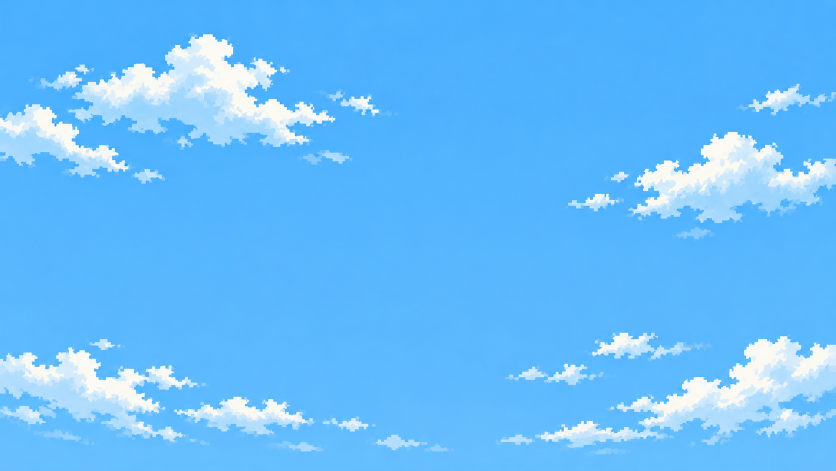
#> input picture art_source/morning_sky.png, 1672 x 941 px (shown at 1/2 size)
$ python compose_morning_scene.py
#> lines starting #> are read from the running program, lines starting #| are printed output that depends on the picture; after the words box and inside, x2 and y2 are one past the last pixel; in counts of white or black regions, pixels touching at a corner belong together
### tools/compose_sunset_scene.py
"""Build the 2D "sunset railway" scene layers from hand-supplied art.

Inputs (in art_source/):
  sunset_sky.png         full sky painting (16:9)
  railway.png            trees, viaduct, city, crossing - transparent background
  railway_long.png       long viaduct strip with trees (the railway layer itself)

Outputs (assets/bg/sunset/). Every layer tiles seamlessly left-right, so the
scene can scroll forever (Parallax2D.repeat_size in the game):
  sky.png           sky + its mirror image (1600 wide), sun just above the railway band
  city.png          the distant city skyline, split out of the railway art so it can
                    scroll far slower than the trees (extended down behind the trees)
  railway_back.png  railway tile made from railway_long.png, joined end to end along the
                    least visible cut (width printed at the end = RAIL_TILE in the scene)
  railway_fill.png  dark foliage behind the railway (no sky under the trees)
  train.png         a 4-car skytrain (white / blue / red livery) drawn in pixel art,
                    wheels on the near rail; side in shade, cabin lights on
  train_glow.png    warm light spilling from its windows (additive, 6 px padding)
  sky_reflect.png   the sky mirrored in the wet road (moves with the sky)
  city_reflect.png  the city mirrored in the wet road (moves with the city)
  rail_reflect.png  the railway mirrored in the wet road (moves with the railway)
  road.png          wet asphalt (semi-transparent over the reflections), fence, hedge
  foreground.png    near utility pole + wires (960 wide tile)
  bird.png          a small bird silhouette, 2 wing frames side by side (for the flocks)
  Atmosphere (all line up with the sky tile: 1600 wide, sun at SUN_X / SUN_Y and its
  mirror image, so they scroll with the sky):
  sun_glow.png      warm bloom around the sun, drawn additively over the tree tops
  sun_rays.png      faint light shafts fanning down from the sun (additive)
  haze_far.png      evening haze over the distant city (lighter and warmer near the sun)
  haze_near.png     thinner haze over the railway trees
  wisps.png         thin drifting cloud streaks (the layer auto-scrolls)

Usage: python3 tools/compose_sunset_scene.py
"""
import random
from pathlib import Path

import numpy as np
from PIL import Image, ImageDraw

import anime_shapes as shapes

ROOT = Path(__file__).resolve().parent.parent
SRC = ROOT / "art_source"
OUT = ROOT / "assets" / "bg" / "sunset"

LAYER_W = 800                       # 640 screen + pan margin
SCALE = LAYER_W / 1671.0            # source art -> game pixels
RAIL_Y = -47                        # where the railway layer sits (its sprite's y in the scene)
TILE = 720                          # repeat width of railway/road layers (fence 24px, dashes 36px fit)
CROP_X0 = 48                        # the railway art's trees start here in the 800px-wide scaled image
SKY_TILE = 1600                     # sky + mirrored sky
FG_TILE = 960                       # one near utility pole per foreground tile
RAIL_BLOCK = 2                      # railway trees/viaduct: 2x2 game pixels per art pixel
TRAIN_BLOCK = 2                     # train: 2x2 game pixels per art pixel
SUN_X, SUN_Y = 248, 150             # sun centre in the sky layer (its sprite sits at x -48)
MIRROR = 1.6                        # reflection squash: we look down at the road
ROAD_TOP = 258                      # first row of the ground (sidewalk) in screen space; reflections mirror here
KERB_Y = 280                        # sidewalk ends: kerb face from here down to the street
STREET_TOP = 286                    # first row of asphalt
BAYER = np.array([[0, 8, 2, 10], [12, 4, 14, 6], [3, 11, 1, 9], [15, 7, 13, 5]]) / 16.0
rng = random.Random(5)


def scaled(img):
    w, h = img.size
    return img.resize((round(w * SCALE), round(h * SCALE)), Image.NEAREST)


def build_sky():
    sky = scaled(Image.open(SRC / "sunset_sky.png").convert("RGBA"))
    # 800x450 -> keep 360 rows; the sun ends up near y 150
    sky = sky.crop((0, 45, LAYER_W, 405))
    tile = Image.new("RGBA", (SKY_TILE, 360))
    tile.paste(sky, (0, 0))
    tile.paste(sky.transpose(Image.FLIP_LEFT_RIGHT), (LAYER_W, 0))  # mirror -> always seamless
    tile.save(OUT / "sky.png")
    return tile


# [128 lines left out: functions remove_crossing, hue_of, split_city, pixelate, seamless, not called in this run]


def build_railway():
    back = scaled(remove_crossing(Image.open(SRC / "railway.png").convert("RGBA")))
    b = np.asarray(back).astype(int)

    # --- Distant city goes to its own (much slower) layer (from the original art)
    city, _ = split_city(b)
    box = (CROP_X0, 0, CROP_X0 + TILE, back.size[1])
    city = Image.fromarray(city.astype(np.uint8), "RGBA").crop(box)
    city.save(OUT / "city.png")

    # --- The railway layer itself: the long viaduct strip, made into a tile and
    # scaled like the other art, with its rails at the same height as before
    deck_top = int(489 * SCALE)  # the near rail's top (where the train's wheels run) in layer pixels
    tile = seamless(Image.open(SRC / "railway_long.png").convert("RGBA"))
    # Rails = rows whose pixels are mostly the warm rail highlight (trees above the
    # deck can also be solid all the way across, so opacity alone is not enough).
    # There are two; the train's wheels stand on the near (lower) one.
    ta = np.asarray(tile)
    lit = np.nonzero(np.median(ta[..., 0], axis=1) > 150)[0]
    groups = np.split(lit, np.nonzero(np.diff(lit) > 2)[0] + 1)
    rail_lines = [(int(g[0]), tuple(int(v) for v in np.median(ta[g[0], :, :3], axis=0))) for g in groups]
    strip = pixelate(tile, RAIL_BLOCK, rails=rail_lines)
    rails = round(groups[-1][0] * strip.size[1] / tile.size[1] / RAIL_BLOCK) * RAIL_BLOCK
    back = Image.new("RGBA", (strip.size[0], 451), (0, 0, 0, 0))
    back.paste(strip, (0, deck_top - rails))
    back.save(OUT / "railway_back.png")

    # --- Backfill: dark foliage behind the railway so no sky shows under the trees
    fill = backfill(back.size[0])
    fill.save(OUT / "railway_fill.png")

    # --- Train: drawn in pixel art at game scale (4 commuter cars)
    train, lit = make_train()
    train.save(OUT / "train.png")
    make_train_glow(lit).save(OUT / "train_glow.png")
    return back, fill, city, train, deck_top


# [533 lines left out: functions make_train, make_train_glow, make_bird, dithered, sun_fields, build_atmosphere and 10 more, not called in this run]


# [10 lines that do not run on import are left out]

### tools/compose_morning_scene.py
"""Build the morning version of the railway scene in assets/bg/morning/.

Same layer names and sizes as assets/bg/sunset/ (the game swaps each sunset texture
for the morning one with the same name), made from:
  sky.png           art_source/morning_sky.png (blue sky, white clouds), scaled and
                    mirrored into a seamless tile like the sunset sky
  railway_back.png  the railway art is already in daylight greens: brighter, with the
                    shadows lifted more than the highlights
  city.png          the distant city fades towards the sky colour (daylight haze)
  road.png          the same road drawn dry (no puddles, nothing reflects), recoloured
                    as below; hedge brighter with lighter shadows
  railway_fill.png, road.png, foreground.png
                    the sunset layers recoloured by hue for morning light: violet greys
                    become light blue-grey concrete/asphalt, the orange-pink sunset rims
                    pale highlights (light yellow-green leaves on the hedge), navy shadows
                    dark teal-green; brighter overall
  train.png         the skytrain in sunlight (white/blue/red, dark glass, lights off)
  sky/city/rail_reflect.png  the wet road mirrors the morning layers
  haze_far.png, haze_near.png  thin pale-blue haze where the sunset haze was
The sunset-only layers (sun glow, rays, cloud wisps, train window glow) have no
morning version; the game hides them.

Run tools/compose_sunset_scene.py first (this reads its output).
Usage: python3 tools/compose_morning_scene.py
"""
import tempfile
from pathlib import Path

import numpy as np
from PIL import Image

import compose_sunset_scene as sunset

SUNSET = sunset.OUT
OUT = sunset.ROOT / "assets" / "bg" / "morning"
SKY_COLOUR = np.array((150, 200, 246.0))       # the sky near the horizon in morning_sky.png


def rgb_to_hsv(rgb):
    r, g, b = (rgb[..., i] for i in range(3))
    mx, mn = rgb.max(-1), rgb.min(-1)
    d = np.maximum(mx - mn, 1e-6)
    h = np.where(mx == r, ((g - b) / d) % 6, np.where(mx == g, (b - r) / d + 2, (r - g) / d + 4)) * 60
    h = np.where(mx - mn < 1e-6, 0, h)
    s = np.where(mx > 0, (mx - mn) / np.maximum(mx, 1e-6), 0)
    return h, s, mx


def hsv_to_rgb(h, s, v):
    c = v * s
    x = c * (1 - np.abs((h / 60) % 2 - 1))
    m = v - c
    k = (h // 60).astype(int) % 6
    z = np.zeros_like(h)
    r = np.choose(k, [c, x, z, z, x, c])
    g = np.choose(k, [x, c, c, x, z, z])
    b = np.choose(k, [z, z, x, c, c, x])
    return np.stack([r + m, g + m, b + m], -1)


def to_morning(img, exposure=1.35, rim=(48, 0.35, 0.85)):
    """Recolour a sunset layer for morning light, by hue (alpha untouched).
    rim = (hue, saturation scale, lowest value) for the sunset-lit edges."""
    a = np.asarray(img.convert("RGBA")).astype(float)
    h, s, v = rgb_to_hsv(a[..., :3] / 255.0)
    violet = (h >= 215) & (h <= 335)                 # the dusk cast on greys, navy shadows
    grey = violet & (s < 0.5)
    navy = violet & ~grey
    warm = ((h < 45) | (h > 335)) & (s > 0.25)        # sunset rims, pink-orange light
    green = (h >= 60) & (h < 180)
    h2, s2, v2 = h.copy(), s.copy(), v * exposure
    h2[grey], s2[grey] = 212, s[grey] * 0.45          # concrete / asphalt: light blue-grey
    h2[navy], s2[navy] = 190, s[navy] * 0.75          # shadows in foliage: dark teal-green
    h2[warm], s2[warm] = rim[0], s[warm] * rim[1]     # sunset rims -> morning highlights
    v2[warm] = np.maximum(v2[warm], rim[2])
    s2[green] = np.minimum(1, s[green] * 1.05)
    rgb = hsv_to_rgb(h2, np.clip(s2, 0, 1), np.clip(v2, 0, 1)) * 255
    out = np.dstack([rgb, a[..., 3]])
    return Image.fromarray(np.clip(out, 0, 255).round().astype(np.uint8), "RGBA")


def brighten(img, k):
    a = np.asarray(img.convert("RGBA")).astype(float)
    a[..., :3] *= k
    return Image.fromarray(np.clip(a, 0, 255).round().astype(np.uint8), "RGBA")


def fade_to_sky(img, amount, exposure=1.3):
    """Distant things in daylight: brighter and washed towards the sky colour."""
    a = np.asarray(img.convert("RGBA")).astype(float)
    a[..., :3] = a[..., :3] * exposure * (1 - amount) + SKY_COLOUR * amount
    return Image.fromarray(np.clip(a, 0, 255).round().astype(np.uint8), "RGBA")


def build_sky():
    sky = sunset.scaled(Image.open(sunset.SRC / "morning_sky.png").convert("RGBA"))
    sky = sky.resize((sunset.LAYER_W, round(sky.size[1] * sunset.LAYER_W / sky.size[0])), Image.NEAREST)
    sky = sky.crop((0, 45, sunset.LAYER_W, 405))
    tile = Image.new("RGBA", (sunset.SKY_TILE, 360))
    tile.paste(sky, (0, 0))
    tile.paste(sky.transpose(Image.FLIP_LEFT_RIGHT), (sunset.LAYER_W, 0))   # mirror -> seamless
    return tile


def dry_road():
    """The road layer without water. It draws hedge clumps and cracks with the sunset
    script's shared random numbers, so replay the steps that run before it there
    (writing their files to a scratch folder) to get the very same hedge and cracks."""
    keep = sunset.OUT
    with tempfile.TemporaryDirectory() as tmp:
        sunset.OUT = Path(tmp)
        sunset.build_sky()
        sunset.build_railway()
        road = sunset.road_layer(dry=True)
    sunset.OUT = keep
    return road


def lift(img, gamma=0.8, exposure=1.0, rows=None):
    """Brighten with a curve that lifts the shadows more than the highlights
    (leaves stay readable, the dark undersides open up)."""
    a = np.asarray(img.convert("RGBA")).astype(float)
    part = a if rows is None else a[rows]
    part[..., :3] = 255 * np.clip(part[..., :3] / 255 * exposure, 0, 1) ** gamma
    return Image.fromarray(np.clip(a, 0, 255).round().astype(np.uint8), "RGBA")


def haze(name, colour=(214, 232, 248), strength=0.55):
    a = np.asarray(Image.open(SUNSET / name).convert("RGBA")).astype(float)
    out = np.zeros_like(a)
    out[..., :3] = colour
    out[..., 3] = a[..., 3] * strength
    return Image.fromarray(out.astype(np.uint8), "RGBA")


def main():
    OUT.mkdir(parents=True, exist_ok=True)
    sky = build_sky()
#> in scaled, `w, h = img.size`: w = 1672; h = 941
#> in build_sky, `tile = Image.new("RGBA", (sunset.SKY_TILE, 360))`: tile: PIL image 1600x360 RGBA; every value is 0
    sky.save(OUT / "sky.png")
    city = fade_to_sky(Image.open(SUNSET / "city.png"), 0.5)
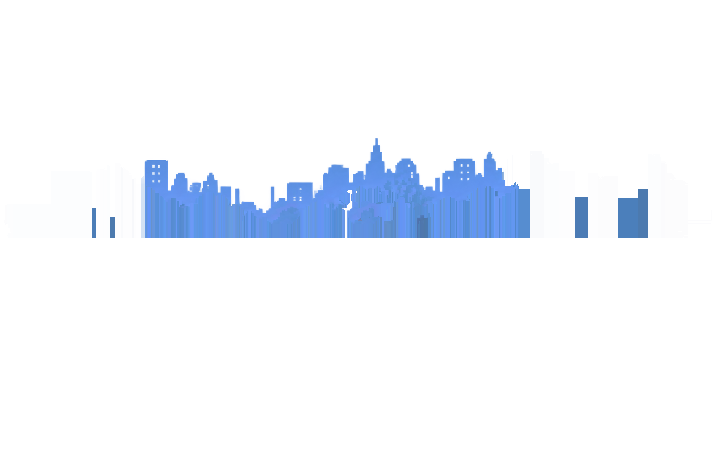
#> input picture assets/bg/morning/city.png, 720 x 451 px, found by its file name
    city.save(OUT / "city.png")
    back = lift(Image.open(SUNSET / "railway_back.png"), 0.78, 1.05)      # trees: brighter, lighter shadows
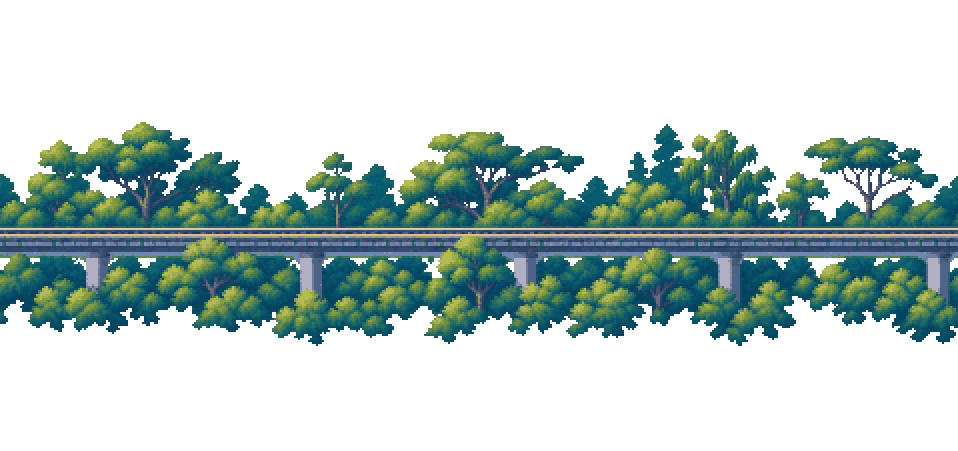
#> input picture assets/bg/morning/railway_back.png, 958 x 451 px, found by its file name
    back.save(OUT / "railway_back.png")
    fill = lift(to_morning(Image.open(SUNSET / "railway_fill.png"), 1.25), 0.75, 1.2)
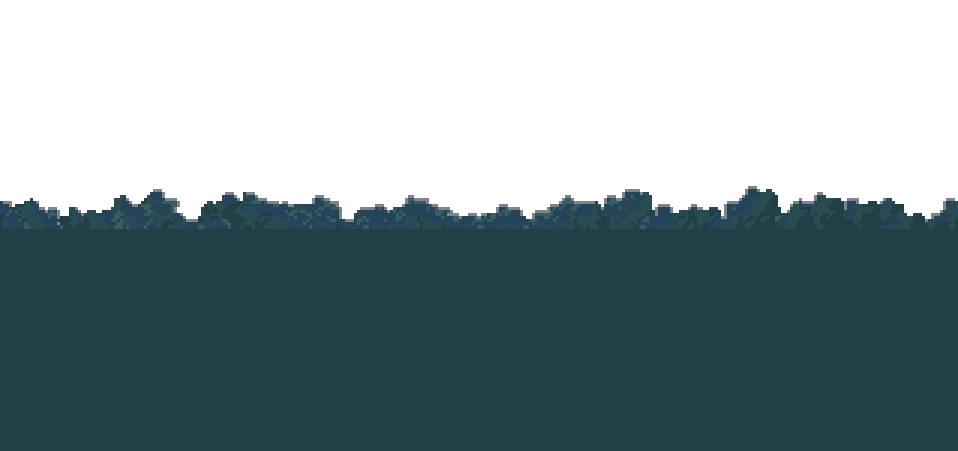
#> input picture assets/bg/morning/railway_fill.png, 958 x 451 px, found by its file name
#> in to_morning, `violet = (h >= 215) & (h <= 335)`: violet: shape (451, 958) bool; every value is 0
#> in to_morning, `green = (h >= 60) & (h < 180)`:
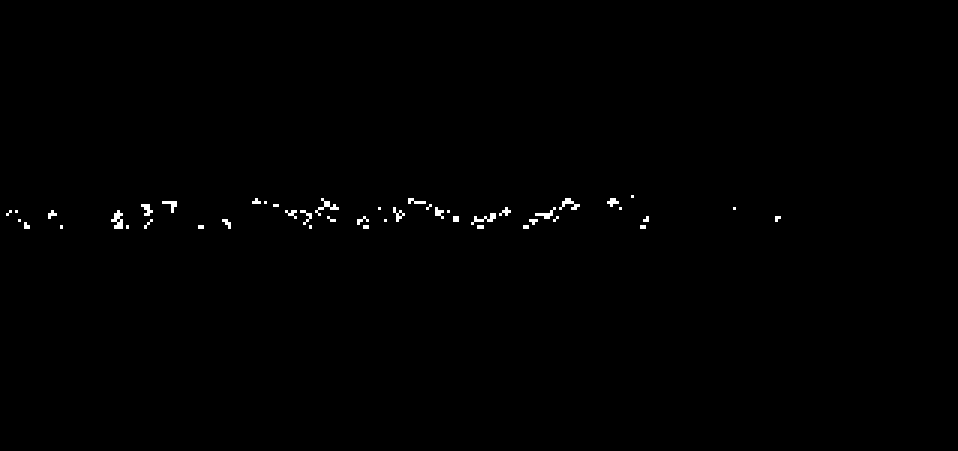
#> green: shape (451, 958) bool; 0.43% white; 46 white regions (16 under 20 px), largest, box (x1, y1, x2, y2) and area: (111, 210, 123, 229) 135, (315, 198, 339, 216) 117, (471, 213, 496, 225) 111
#> in to_morning, `s2[green] = np.minimum(1, s[green] * 1.05)`: s2: shape (451, 958) float64; min 0, max 0.589, mean 0.288
#> in hsv_to_rgb, `k = (h // 60).astype(int) % 6`:
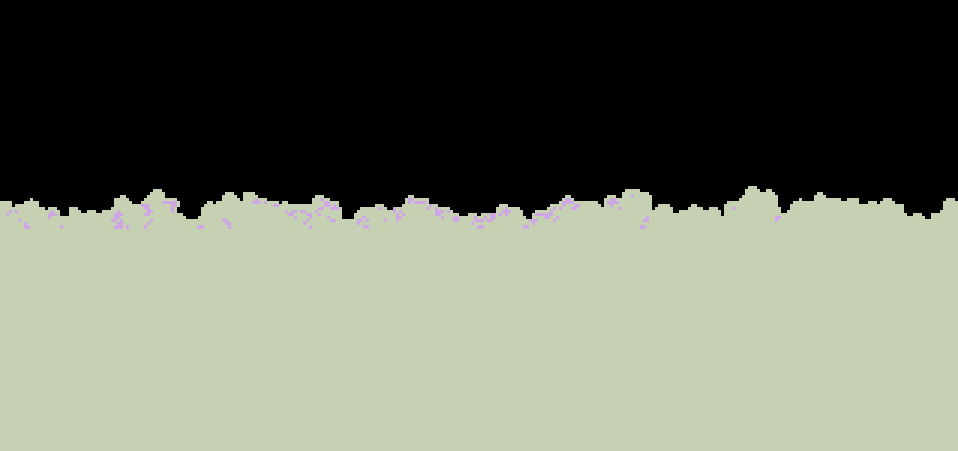
#> k: shape (451, 958) int64; 3 distinct labels, from 0 to 3; one colour per label, 0 black
#> in hsv_to_rgb, `r = np.choose(k, [c, x, z, z, x, c])`: r: shape (451, 958) float64; every value is 0
    fill.save(OUT / "railway_fill.png")
    # dry road (no water in the morning); the hedge tops: sun on the leaves, light
    # yellow-green; the hedge (above the curb) brighter with lighter shadows
    road = to_morning(dry_road(), rim=(78, 1.0, 0.72))
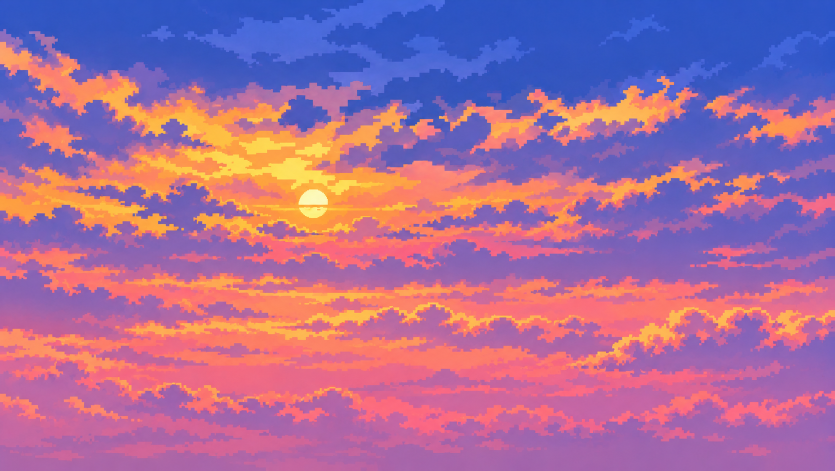
#> input picture art_source/sunset_sky.png, 1670 x 941 px (shown at 1/2 size)
#> in build_sky, `tile.paste(sky.transpose(Image.FLIP_LEFT_RIGHT), (LAYER_W, 0))`:
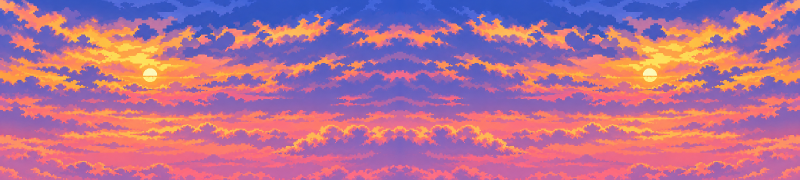
#> tile: PIL image 1600x360 RGBA (shown at 1/2 size); mean R, G, B, A 180.4, 113, 148.3, 255
    lift(road, 0.78, 1.05, rows=slice(0, sunset.ROAD_TOP - 8)).save(OUT / "road.png")
    to_morning(Image.open(SUNSET / "foreground.png"), 1.5).save(OUT / "foreground.png")
    train, _ = sunset.make_train(daylight=True)
    train.save(OUT / "train.png")
    # the wet road mirrors the morning layers (tinted towards the sky, not violet)
    tint = (70, 96, 130)
    sunset.mirror(sky, 0, sunset.SKY_TILE, tint=tint).save(OUT / "sky_reflect.png")
    sunset.mirror(city, sunset.RAIL_Y, sunset.TILE, tint=tint).save(OUT / "city_reflect.png")
    rail = fill.copy()
    rail.alpha_composite(back)
    sunset.mirror(rail, sunset.RAIL_Y, rail.size[0], tint=tint).save(OUT / "rail_reflect.png")
    haze("haze_far.png").save(OUT / "haze_far.png")
    haze("haze_near.png", strength=0.4).save(OUT / "haze_near.png")
    print("morning layers written to", OUT)


if __name__ == "__main__":
#> (the run stopped early here; a loop or call above may not have finished)
